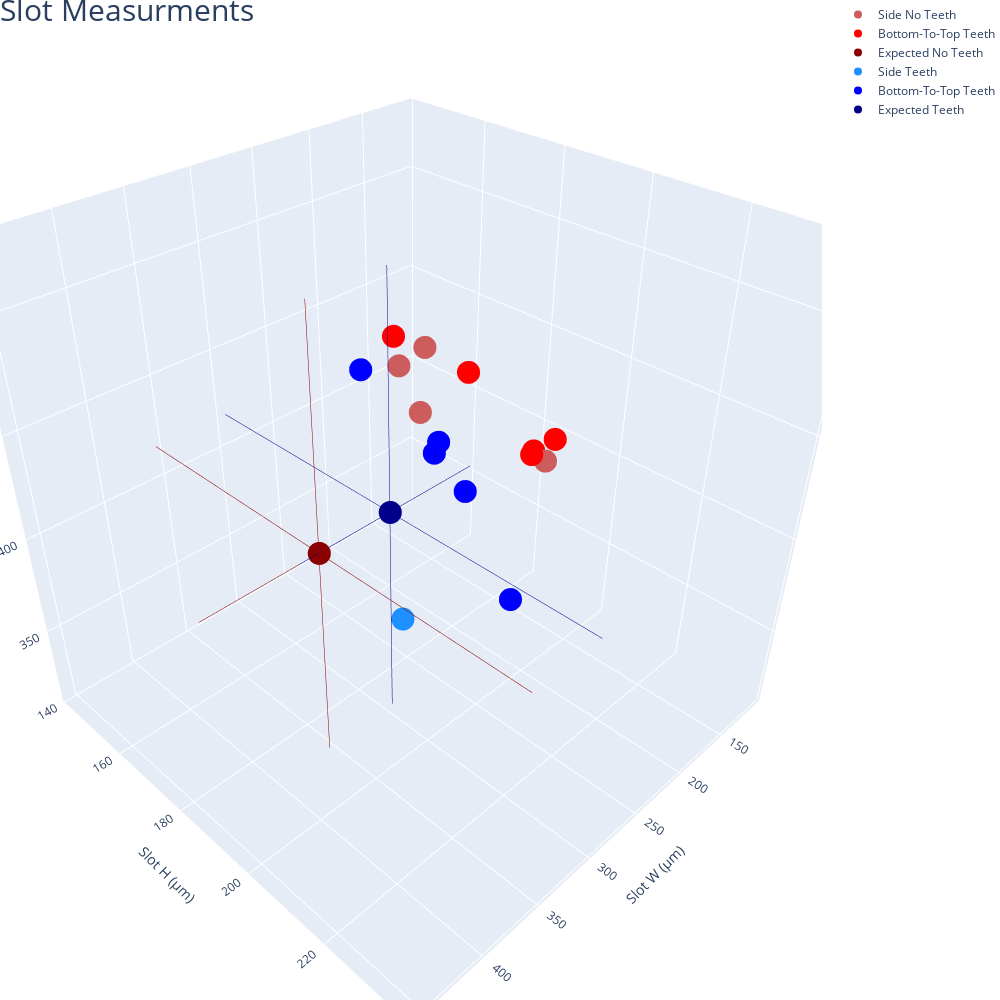

Notebook code for this chart:
### Code cell
meas = io.StringIO()

fig = go.Figure()

# Add traces



fig.add_trace(go.Scatter3d(x = cl_w_nt, y = cl_h_nt, z = cl_l_nt,
                    marker_color= 'indianred',
                    mode='markers',
                    name='Side No Teeth'))

fig.add_trace(go.Scatter3d(x = b_w_nt, y = b_h_nt, z = b_l_nt,
                    marker_color= 'red',
                    mode='markers',
                    name='Bottom-To-Top Teeth'))

fig.add_trace(go.Scatter3d(x=exp_w_nt_4, y=exp_h_nt_4, z=exp_l_nt_4,
                    error_x=dict(
                    value=25), 
                    error_y=dict(
                    value=25),
                    error_z=dict(
                    symmetric=True,
                    value=25),
                    marker_color= 'darkred',
                    mode='markers',
                    name='Expected No Teeth'))

fig.add_trace(go.Scatter3d(x=cl_w_t, y=cl_h_t, z=cl_l_t,
                    marker_color= 'dodgerblue',
                    mode='markers',
                    name='Side Teeth'))

fig.add_trace(go.Scatter3d(x = b_w_t, y = b_h_t, z = b_l_t,
                    marker_color= 'blue',
                    mode='markers',
                    name='Bottom-To-Top Teeth'))

fig.add_trace(go.Scatter3d(x=exp_w_t_1, y=exp_h_t_1, z=exp_l_t_1,
                    error_x=dict(
                    value=25), 
                    error_y=dict(
                    value=25),
                    error_z=dict(
                    symmetric=True,
                    value=25),
                    marker_color= 'darkblue',
                    mode='markers',
                    name='Expected Teeth'))

fig.update_layout(  title = {
                    'text': "Slot Measurments",
                    'y':1,
                    'x':0,
                    'xanchor': 'left',
                    'yanchor': 'top'}, 
                    title_font =dict(size=30),
                    title_pad=dict(l=0, r=0, t=0, b=0),
                    width =1000,
                    height =1000,
                    scene = dict(
                    xaxis_title='Slot W (μm)',
                    yaxis_title='Slot H (μm)',
                    zaxis_title='Platform H (μm)',
                    aspectratio = dict( x=0, y=0, z=0 ),
                    aspectmode = 'manual'),
                    margin=dict(l=0, r=0, t=0, b=0, pad = 0)
                    )


fig.show()

fig.write_html("Measurments")

html_bytes = meas.getvalue().encode()
encoded = b64encode(html_bytes).decode()

app = dash.Dash(__name__)
app.layout = html.Div([
    dcc.Graph(id="graph", figure=fig),
    html.A(
        html.Button("Download HTML"), 
        id="download",
        href="data:text/html;base64," + encoded,
        download="Measurements.html"
    )
])

app.run_server(debug=False)

### Figure 1 — Plotly figure (JSON) as saved in the notebook; plotly's stock layout.template omitted (floating-point values rounded to 4 significant figures)
{"data": [{"marker": {"color": "indianred"}, "mode": "markers", "name": "Side No Teeth", "type": "scatter3d", "x": [142, 174.0, 190, 134.1], "y": [155.0, 156.2, 167.0, 188.0], "z": [427.1, 425.9, 415.1, 394.1]}, {"marker": {"color": "red"}, "mode": "markers", "name": "Bottom-To-Top Teeth", "type": "scatter3d", "x": [128, 112.0, 136.1, 158, 140.1], "y": [164.3, 185.4, 185.2, 150, 185.6], "z": [418.2, 397.1, 397.4, 432.5, 396.9]}, {"error_x": {"value": 25}, "error_y": {"value": 25}, "error_z": {"symmetric": true, "value": 25}, "marker": {"color": "darkred"}, "mode": "markers", "name": "Expected No Teeth", "type": "scatter3d", "x": [360, 360, 360, 360], "y": [190, 190, 190, 190], "z": [420, 420, 420, 420]}, {"marker": {"color": "dodgerblue"}, "mode": "markers", "name": "Side Teeth", "type": "scatter3d", "x": [280.2], "y": [187.4], "z": [353.6]}, {"marker": {"color": "blue"}, "mode": "markers", "name": "Bottom-To-Top Teeth", "type": "scatter3d", "x": [207.1, 245.2, 204.2, 197.2, 210.3], "y": [175.7, 206.2, 153.6, 174.2, 185.2], "z": [406.8, 376.3, 428.9, 408.3, 397.4]}, {"error_x": {"value": 25}, "error_y": {"value": 25}, "error_z": {"symmetric": true, "value": 25}, "marker": {"color": "darkblue"}, "mode": "markers", "name": "Expected Teeth", "type": "scatter3d", "x": [300], "y": [190], "z": [420]}], "layout": {"height": 1000, "margin": {"b": 0, "l": 0, "pad": 0, "r": 0, "t": 0}, "scene": {"aspectmode": "manual", "aspectratio": {"x": 0, "y": 0, "z": 0}, "xaxis": {"title": {"text": "Slot W (μm)"}}, "yaxis": {"title": {"text": "Slot H (μm)"}}, "zaxis": {"title": {"text": "Platform H (μm)"}}}, "title": {"font": {"size": 30}, "pad": {"b": 0, "l": 0, "r": 0, "t": 0}, "text": "Slot Measurments", "x": 0, "xanchor": "left", "y": 1, "yanchor": "top"}, "width": 1000}}
